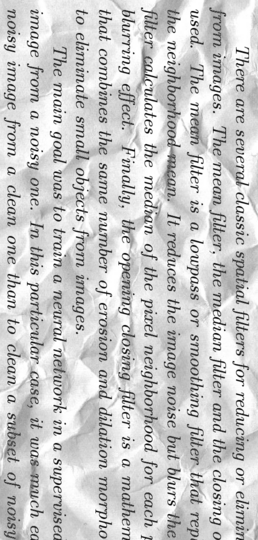
#> input picture datasets/ImageCleaningProject/trainA/img_0113.png, 258 x 540 px, found by its file name; its folder holds 4 pictures in this run
$ jupyter execute --allow-errors full_stacker_pipeline_crop_stacker.ipynb   (shell and % lines are left out)
#> lines starting #> are read from the running program, lines starting #| are printed output that depends on the picture; after the words box and inside, x2 and y2 are one past the last pixel; in counts of white or black regions, pixels touching at a corner belong together
#> (a cell that did not finish here is left out)

[cell 2]
from psutil import virtual_memory
#> (the rest of this cell did not finish here and is left out)

[cell 3]
# Algorithmic methods imports

import cv2
import os
import numpy as np
import matplotlib.pyplot as plt
from scipy import ndimage, misc
from PIL import Image
from google.colab.patches import cv2_imshow

[cell 4]
import torch
import torch.nn as nn
import torch.nn.functional as F
from torch.utils.data import DataLoader, Dataset
from torch.utils.data.sampler import SubsetRandomSampler
import numpy as np
from IPython.display import clear_output

[cell 5]
from google.colab import drive
drive.mount('/content/drive')

[cell 6]
kevin_path = "/content/drive/MyDrive/University Academics/Year 4 EngSci/CSC413 Project/"
jay_path = "./drive/MyDrive/CSC413 Project/"

select_path = kevin_path # Change to kevin_path if needed

#data_path = "./drive/MyDrive/CSC413 Project/trainA"
#label_path = "./drive/MyDrive/CSC413 Project/trainB"
train_path = os.path.join(select_path, "trainA")
train_label_path = os.path.join(select_path, "trainB")
train_path_cropped = os.path.join(select_path, "trainA/original_cropped")
train_label_path_cropped = os.path.join(select_path, "trainB/original_cropped")
test_path = os.path.join(select_path, "testA")
test_label_path = os.path.join(select_path, "testB")
output_path = os.path.join(select_path, "trainA/autoencoder")
test_output_path = os.path.join(select_path, "testA/autoencoder")

# Stacker paths
train_0_cropped = os.path.join(train_path, "original_cropped")
train_1_cropped = os.path.join(train_path, "adaptive_filtered_cropped")
train_2_cropped = os.path.join(train_path, "edge_dilation_erosion_cropped")
train_3_cropped = os.path.join(train_path, "median_filtered_cropped")
train_4_cropped = os.path.join(train_path, "autoencoder") # Already cropped

# Data cleaning and pre-processing
Written by Kevin Zhang 2021-04-08

[cell 7]
if not os.path.exists(train_path+"/original_cropped"):
  os.mkdir(train_path+"/original_cropped")

idx = 0
for img in sorted(os.listdir(train_path)):
  if img.endswith('.png'):
    input_image_path = os.path.join(train_path,img)
    raw_image = cv2.imread(input_image_path, cv2.IMREAD_GRAYSCALE)
#> raw_image is the input picture: shape (540, 258); min 7, max 255, mean 201.7
    output = raw_image[0:256, 0:256].copy()
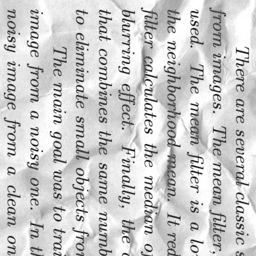
#> output: shape (256, 256); min 7, max 255, mean 203.9

    idx += 1
    clear_output()
    print("processing", idx)
    cv2.imwrite(os.path.join(train_path+"/original_cropped", img), output)
#> pass 2 of the loop `for img in sorted(os.listdir(train_path)):`:
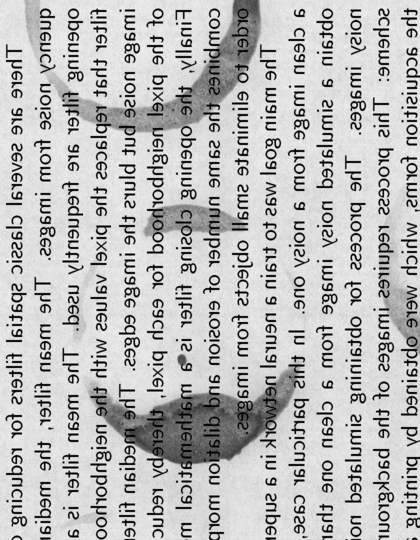
#> input picture datasets/ImageCleaningProject/trainA/img_0495.png, 420 x 540 px, found by its file name
#> raw_image is the input picture: shape (540, 420); min 0, max 246, mean 186.1
#> `output = raw_image[0:256, 0:256].copy()`:
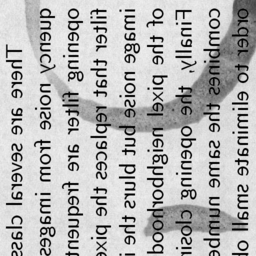
#> output: shape (256, 256); min 0, max 246, mean 184.1
#> pass 3 of the loop `for img in sorted(os.listdir(train_path)):`:
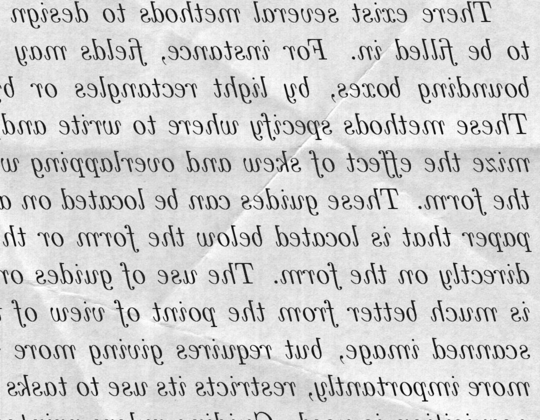
#> input picture datasets/ImageCleaningProject/trainA/img_1012.png, 540 x 420 px, found by its file name
#> raw_image is the input picture: shape (420, 540); min 0, max 255, mean 207.3
#> `output = raw_image[0:256, 0:256].copy()`:
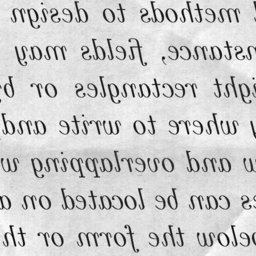
#> output: shape (256, 256); min 3, max 253, mean 205.1
#> the loop made 4 passes; the first 3 are shown

[cell 8]
if not os.path.exists(train_label_path+"/original_cropped"):
  os.mkdir(train_label_path+"/original_cropped")

idx = 0
#> (the rest of this cell did not finish here and is left out)

# Defining algorithmic processing methods
Written by Kevin Zhang

[cell 9]
########################################################
# PART 1 - Median Filtering
########################################################
# [5 lines left out: function median_filter, not called in this run]

[cell 10]
########################################################
# PART 2 - Edge Detection, Dilation Erosion
########################################################
def edge_dilation_erosion_filter(image_path):
  img = cv2.imread(image_path, cv2.IMREAD_GRAYSCALE) # Load image
  edges = cv2.Canny(img,100,200)
  dilated = cv2.dilate(edges, np.ones((3,3),np.uint8), iterations=1)
  eroded = cv2.erode(dilated, np.ones((4,4),np.uint8), iterations=1)
  return cv2.bitwise_not(eroded)

[cell 11]
########################################################
# PART 3 - Adaptive Filter
########################################################
# [4 lines left out: function adaptive_filter, not called in this run]

[cell 12]
########################################################
# PART 4 - Bilateral Filter
########################################################
def bilateral_filter(image_path):
  img = cv2.imread(image_path, cv2.IMREAD_GRAYSCALE) # Load image
  return cv2.bilateralFilter(img,5,100,100)
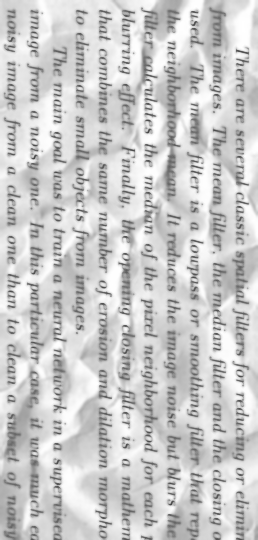
#> returned value: shape (540, 258); min 72, max 255, mean 202.1

[cell 13]
########################################################
# PART 5 - Otsu's Binarization
########################################################
def otsu_binarization(image_path):
  img = cv2.imread(image_path, cv2.IMREAD_GRAYSCALE) # Load image
  blur = cv2.GaussianBlur(img,(3,3),0)
  retval,result = cv2.threshold(blur,0,255,cv2.THRESH_BINARY+cv2.THRESH_OTSU)
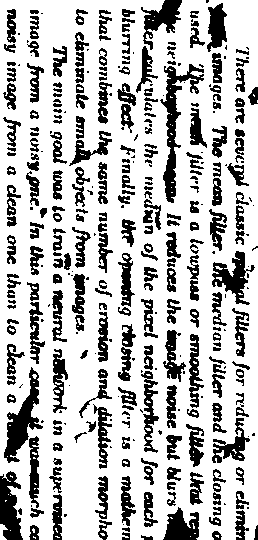
#> result: shape (540, 258); 74% white; 353 black regions (95 under 20 px), largest, box (x1, y1, x2, y2) and area: (160, 64, 204, 203) 1557, (4, 367, 43, 463) 1354, (0, 471, 23, 540) 1046
  return result.astype(np.uint8)

## Creating images using classical algorithmic methods

Written by Kevin Zhang

[cell 14]
if not os.path.exists(train_path+"/median_filtered_cropped"):
  os.mkdir(train_path+"/median_filtered_cropped")
if not os.path.exists(train_path+"/edge_dilation_erosion_cropped"):
  os.mkdir(train_path+"/edge_dilation_erosion_cropped")
if not os.path.exists(train_path+"/adaptive_filtered_cropped"):
  os.mkdir(train_path+"/adaptive_filtered_cropped")
if not os.path.exists(train_path+"/bilateral_filtered_cropped"):
  os.mkdir(train_path+"/bilateral_filtered_cropped")
if not os.path.exists(train_path+"/otsu_cropped"):
  os.mkdir(train_path+"/otsu_cropped")

idx = 0
#> (the rest of this cell did not finish here and is left out)

[cell 15]
if not os.path.exists(train_path+"/median_filtered"):
  os.mkdir(train_path+"/median_filtered")
if not os.path.exists(train_path+"/edge_dilation_erosion"):
  os.mkdir(train_path+"/edge_dilation_erosion")
if not os.path.exists(train_path+"/adaptive_filtered"):
  os.mkdir(train_path+"/adaptive_filtered")
if not os.path.exists(train_path+"/bilateral_filtered"):
  os.mkdir(train_path+"/bilateral_filtered")
if not os.path.exists(train_path+"/otsu"):
  os.mkdir(train_path+"/otsu")

idx = 0
for img in sorted(os.listdir(train_path)):
  if img.endswith('.png'):
    input_image_path = os.path.join(train_path,img)

    median_filter_path = os.path.join(train_path+"/median_filtered",img)
    edge_dilation_erosion_path = os.path.join(train_path+"/edge_dilation_erosio",img)
    adaptive_filter_path = os.path.join(train_path+"/adaptive_filtered",img)
    bilateral_filter_path =  os.path.join(train_path+"/bilateral_filtered",img)
    otsu_path = os.path.join(train_path+"/otsu",img)

    idx += 1
    clear_output()
    print("processing", idx)

    if not os.path.exists(median_filter_path):
      cv2.imwrite(median_filter_path, median_filter(input_image_path))
    if not os.path.exists(edge_dilation_erosion_path):
      cv2.imwrite(edge_dilation_erosion_path, edge_dilation_erosion_filter(input_image_path))
    if not os.path.exists(adaptive_filter_path):
      cv2.imwrite(adaptive_filter_path, adaptive_filter(input_image_path))

    cv2.imwrite(bilateral_filter_path, bilateral_filter(input_image_path))
    cv2.imwrite(otsu_path, otsu_binarization(input_image_path))
#> pass 2 of the loop `for img in sorted(os.listdir(train_path)):`:
#> blur: shape (540, 420)
#> in otsu_binarization (call 2), `retval,result = cv2.threshold(blur,0,255,cv2.THRESH_BINARY+cv2.THRESH_..`:
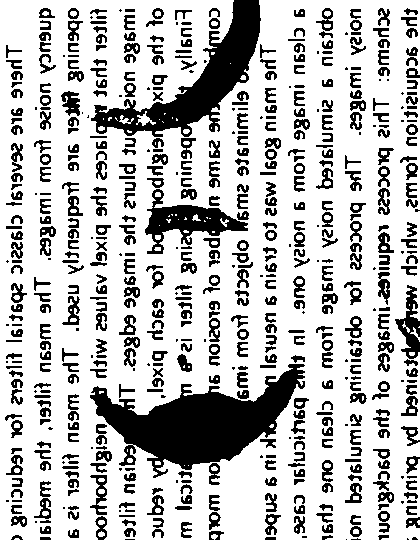
#> result: shape (540, 420); 74.3% white; 591 black regions (79 under 20 px), largest, box (x1, y1, x2, y2) and area: (90, 364, 305, 478) 10480, (91, 0, 261, 137) 6783, (145, 189, 248, 254) 2425
#> pass 3 of the loop `for img in sorted(os.listdir(train_path)):`:
#> blur: shape (420, 540)
#> in otsu_binarization (call 3), `retval,result = cv2.threshold(blur,0,255,cv2.THRESH_BINARY+cv2.THRESH_..`:
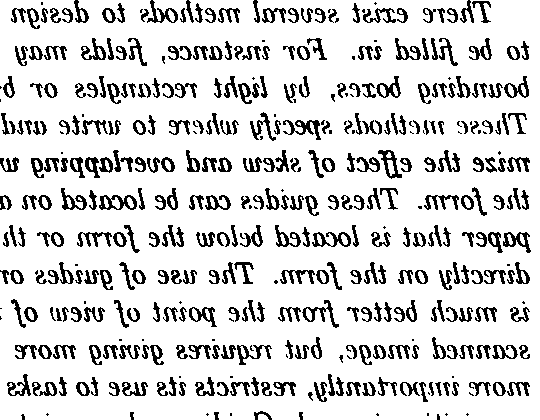
#> result: shape (420, 540); 84.2% white; 422 black regions (77 under 20 px), largest, box (x1, y1, x2, y2) and area: (283, 120, 321, 140) 306, (99, 195, 137, 210) 298, (312, 232, 351, 247) 285
#> the loop made 4 passes; the first 3 are shown

#> (a cell that did not finish here is left out)

# Machine Learning Methods
Written by Jay Yoo

Adjusted by Kevin Zhang 2021-04-08
- added train-test splits, validation, plot loss

#> (a cell that did not finish here is left out)

[cell 18]
class model_container():
  # [126 lines left out: functions __init__, train, inference, not called in this run]

  def delete_data(self):
    # For memory optimizations
    del self.dataloader

  def get_model():
    self.model.eval()
    return self.model

[cell 19]
def get_images_from_dir(data_path, track_progress=True, stop_idx=None, \
                        image_shape=None, cropped=True):

  dir_paths = os.listdir(data_path)
  num_paths = len(dir_paths)

  if stop_idx is None:
    stop_idx = num_paths

  if track_progress == True:
    def show_progress(idx):
      clear_output()
      print(idx, '/', stop_idx)
  else:
    def show_progress(idx):
      pass

  filenames = []
  num_pngs = 0
  image_shape = [np.infty, np.infty]
  for idx, img in enumerate(sorted(dir_paths)):
    if num_pngs == stop_idx:
      break

    if img.endswith('.png'):
      num_pngs += 1

  image_shape = [num_pngs] + [256, 256]
  images = np.zeros(image_shape)


  if not cropped:
    png_idx = 0
    for idx, img in enumerate(sorted(dir_paths)):
      if png_idx == stop_idx:
        break

      show_progress(idx)
      if img.endswith('.png'):
        filenames.append(img)
        image_path = os.path.join(data_path,img)
        raw_image = cv2.imread(image_path, cv2.IMREAD_GRAYSCALE)
        images[png_idx] = raw_image[0:256, 0:256] / 255
        png_idx += 1
  else:
    png_idx = 0
    for idx, img in enumerate(sorted(dir_paths)):
      if png_idx == stop_idx:
        break

      show_progress(png_idx)
      if img.endswith('.png'):
        filenames.append(img)
        image_path = os.path.join(data_path,img)
        raw_image = cv2.imread(image_path, cv2.IMREAD_GRAYSCALE)
        images[png_idx] = raw_image/255
        png_idx += 1

  return images, image_shape, filenames

##  Autoencoder model
Written by Jay Yoo

[cell 20]
class autoencoder_dataset(Dataset):
    # [9 lines left out: function __init__, not called in this run]

    def __len__(self):
        return self.num_data

    def __getitem__(self, idx):
        return self.train_data[idx], self.labels[idx]

[cell 21]
def autoencoder_layer(in_channels, out_channels, kernel_size=3, stride=1, \
                  padding=1, bias=True, batchnorm=True, activation='relu', \
                  upsample=None):
    # Convolution layer that maintains shape
        # with optional activation layer and batchnorm
    # Use stride = 1, kernel = 3, padding = 1 for convenience
    # Activation argument is one of 'relu', 'sigmoid', 'leaky_relu', or 'none

#> called with in_channels = 1, out_channels = 64, kernel_size = 3, stride = 1, padding = 1, bias = True, batchnorm = True, activation = 'leaky_relu'
    layers = []

    # Upsampling
    if upsample is not None:
        layers.append(nn.Upsample(scale_factor=upsample))

    # Adding convolutional layer
    layers.append(nn.Conv2d(in_channels=in_channels, \
                            out_channels=out_channels, \
                            kernel_size=kernel_size, \
                            stride=stride, \
                            padding=padding, \
                            bias=bias))
#> (this line was passed over: torch is not available in this run)

    # Adding batchnorm
    if batchnorm:
        layers.append(nn.BatchNorm2d(out_channels))
#> (this line was passed over: torch is not available in this run)

    # Adding activation
    if activation == 'relu':
        layers.append(nn.ReLU())
    elif activation == 'sigmoid':
        layers.append(nn.Sigmoid())
    elif activation == 'leaky_relu':
        layers.append(nn.LeakyReLU())
#> (this line was passed over: torch is not available in this run)
    elif activation == 'none':
        pass
    else:
        assert False, "Invalid activation function."

    return nn.Sequential(*layers)

class autoencoder_architecture(nn.Module):
    def __init__(self, num_hidden_channels=64):
        super().__init__()

        self.net = []

        self.net.append(autoencoder_layer(in_channels=1, \
                                      out_channels=num_hidden_channels, \
                                      activation='leaky_relu', \
                                      batchnorm=True, \
                                      upsample=None))
#> (the call stopped at in autoencoder_layer, `return nn.Sequential(*layers)`: torch is not available in this run)
        self.net.append(autoencoder_layer(in_channels=num_hidden_channels, \
                                      out_channels=num_hidden_channels, \
                                      activation='leaky_relu', \
                                      batchnorm=False, \
                                      upsample=None))
#> (the call stopped at in autoencoder_layer, `return nn.Sequential(*layers)`: torch is not available in this run)
